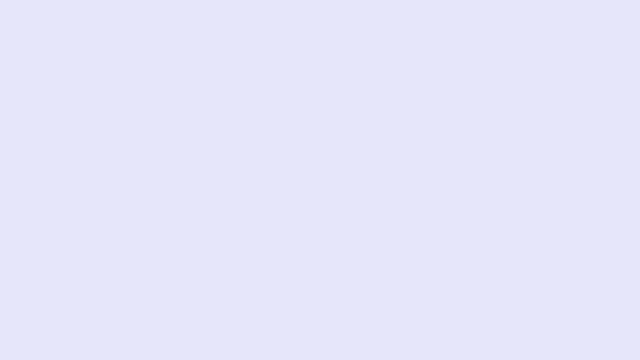
Frame 1 (no input)
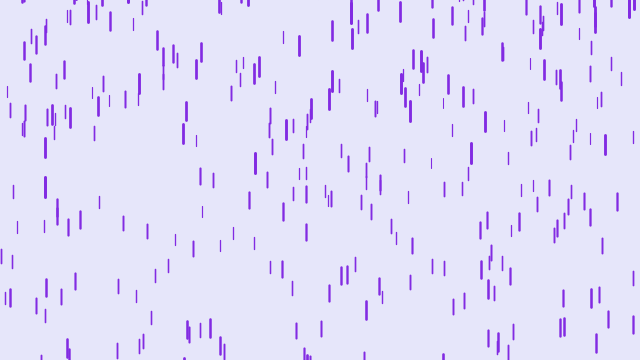
Frame 60 (the mouse pressed at the canvas centre just before this capture)
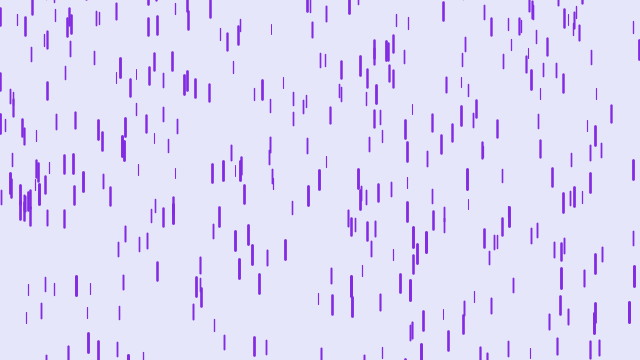
Frame 120 (the mouse held since frame 60 and released just before this capture)

The Processing sketch that drew these frames (run headless with seeded random() and noise(); from frame 60 on, the mouse is pressed at the canvas centre):

// Processing sketch: Raining
// ── Raining.pde

Drop[] drops = new Drop[500];
void setup(){
  size(640,360);
  for(int i = 0;i<drops.length;i++){
    drops[i] = new Drop();
  }
}

void draw(){
   background(230,230,250);
   for(int i = 0;i<drops.length;i++){
     drops[i].fall();
     drops[i].show();
  }
  
}

// ── Drop.pde
class Drop{
  float x=random(width);
  float y=random(-500,-50);
  
  float z = random(0,20);
  float len = map(z,0,20,10,20);
  float yspeed=map(z,0,20,3,10);
  void fall(){
    y=y+yspeed;
    float gravity = map(z,0,20,0,.2);
    yspeed = yspeed + gravity;
    if(y>height){
     y = random(-200,-100); 
      yspeed=map(z,0,20,3,10);
    }
  }
  void show(){
    float thick = map(z,0,20,1,3);
    strokeWeight(thick);
    stroke(130,43,226);
    line(x,y,x,y+len);
  }
}
